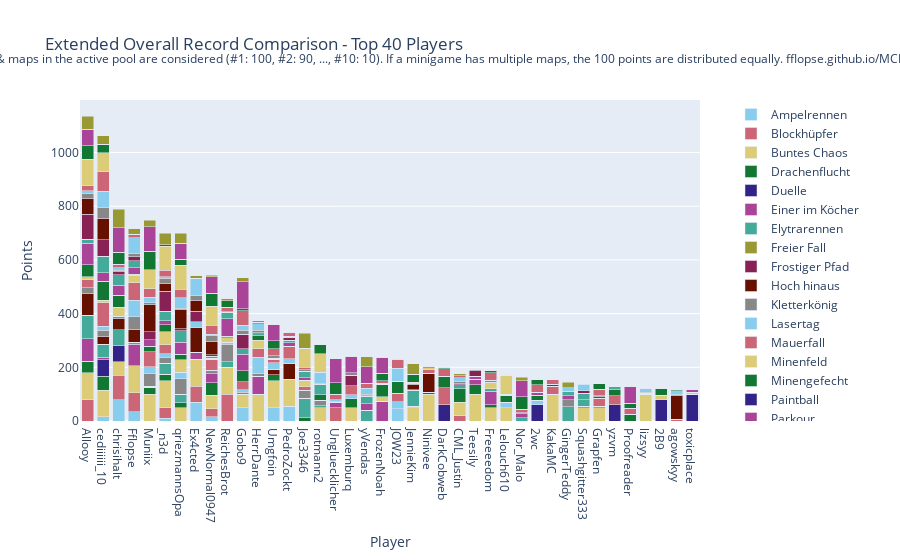

Here is the notebook cell this chart was saved with:
### Code cell
import plotly.graph_objects as go

# Sum all columns to get the total score
outDf['Total'] = outDf.sum(axis=1)

# Sort by total score and fill N/A values with 0
outDf = outDf.sort_values(by='Total', ascending=False).fillna(0)

# Crop to top 10 players
cropDf = outDf.head(40).copy()

# Drop the 'Total' column for plotting
cropDf = cropDf.drop(columns=['Total'])

# Create a color palette
color_palette = px.colors.qualitative.Safe

# Create the stacked bar plot
fig = go.Figure()

cropDf = remove_duplicate_columns(cropDf)

for column in cropDf.columns.difference(['Player']):
    fig.add_trace(go.Bar(
        x=cropDf.index,
        y=cropDf[column],
        name=column,
        marker_color=color_palette[len(fig.data) % len(color_palette)]
    ))

# Update layout
fig.update_layout(
    barmode='stack',
    title='Extended Overall Record Comparison - Top 40 Players',
    xaxis=dict(title='Player'),
    yaxis=dict(title='Points'),
    #height=800,
    #width=1000,
    legend=dict(
        x=1.05,
        y=0.5,
        traceorder='normal',
        font=dict(size=12),
        bgcolor='rgba(255, 255, 255, 0)',
        bordercolor='rgba(0, 0, 0, 0)'
    ),
    margin=dict(r=200),  # Adjust right margin to make room for the legend
    annotations=[
        dict(
            x=0.5,
            y=1.1635,
            xref='paper',
            yref='paper',
            text='Max 100 points per minigame. Records #1 through #10 of games & maps in the active pool are considered (#1: 100, #2: 90, ..., #10: 10). If a minigame has multiple maps, the 100 points are distributed equally. fflopse.github.io/MCP-Records/data-analysis/global-ranking.ipynb',
            showarrow=False,
            font=dict(size=12),
            xanchor='center'
        )
    ]
)

fig.show()

# save the plot as an html file

fig.write_html('out/ext_overall_record_comparison.html')

### Figure 1 — Plotly figure (JSON) as saved in the notebook; plotly's stock layout.template omitted (floating-point values rounded to 4 significant figures)
{"data": [{"marker": {"color": "rgb(136, 204, 238)"}, "name": "Ampelrennen", "type": "bar", "x": ["Allooy", "cediiiiii_10", "chrisihalt", "Fflopse", "Muniix", "_n3d", "qriezmannsOpa", "Ex4cted", "NewNormal0947", "ReichesBrot", "Gobo9", "HerrDante", "Umgfoin", "PedroZockt", "Joe3346", "rotmann2", "Ungluecklicher", "Luxemburq", "yVendas", "FrozenNoah", "JOW23", "JennieKim", "Ninivee", "DarkCobweb", "CML_Justin", "Teesily", "Freeeedom", "Lelouch610", "Nor_Malo", "2wc", "KakaMC", "GingerTeddy", "Squashgitter333", "Grapfen", "yzvm", "Proofreader", "lizsyy", "2B9", "agowskyy", "toxicplace"], "y": [0.0, 15.0, 80.0, 35.0, 0.0, 10.0, 0.0, 70.0, 15.0, 0.0, 50.0, 0.0, 50.0, 55.0, 0.0, 0.0, 0.0, 0.0, 0.0, 0.0, 45.0, 0.0, 0.0, 0.0, 0.0, 0.0, 0.0, 0.0, 0.0, 0.0, 0.0, 0.0, 0.0, 0.0, 0.0, 0.0, 0.0, 0.0, 0.0, 0.0]}, {"marker": {"color": "rgb(204, 102, 119)"}, "name": "Blockhüpfer", "type": "bar", "x": ["Allooy", "cediiiiii_10", "chrisihalt", "Fflopse", "Muniix", "_n3d", "qriezmannsOpa", "Ex4cted", "NewNormal0947", "ReichesBrot", "Gobo9", "HerrDante", "Umgfoin", "PedroZockt", "Joe3346", "rotmann2", "Ungluecklicher", "Luxemburq", "yVendas", "FrozenNoah", "JOW23", "JennieKim", "Ninivee", "DarkCobweb", "CML_Justin", "Teesily", "Freeeedom", "Lelouch610", "Nor_Malo", "2wc", "KakaMC", "GingerTeddy", "Squashgitter333", "Grapfen", "yzvm", "Proofreader", "lizsyy", "2B9", "agowskyy", "toxicplace"], "y": [80.0, 0.0, 90.0, 70.0, 0.0, 40.0, 0.0, 60.0, 30.0, 100.0, 0.0, 0.0, 0.0, 0.0, 0.0, 0.0, 50.0, 0.0, 0.0, 0.0, 0.0, 0.0, 0.0, 0.0, 20.0, 0.0, 0.0, 0.0, 0.0, 0.0, 0.0, 0.0, 0.0, 0.0, 0.0, 0.0, 0.0, 0.0, 0.0, 0.0]}, {"marker": {"color": "rgb(221, 204, 119)"}, "name": "Buntes Chaos", "type": "bar", "x": ["Allooy", "cediiiiii_10", "chrisihalt", "Fflopse", "Muniix", "_n3d", "qriezmannsOpa", "Ex4cted", "NewNormal0947", "ReichesBrot", "Gobo9", "HerrDante", "Umgfoin", "PedroZockt", "Joe3346", "rotmann2", "Ungluecklicher", "Luxemburq", "yVendas", "FrozenNoah", "JOW23", "JennieKim", "Ninivee", "DarkCobweb", "CML_Justin", "Teesily", "Freeeedom", "Lelouch610", "Nor_Malo", "2wc", "KakaMC", "GingerTeddy", "Squashgitter333", "Grapfen", "yzvm", "Proofreader", "lizsyy", "2B9", "agowskyy", "toxicplace"], "y": [100.0, 100.0, 50.0, 100.0, 100.0, 100.0, 50.0, 100.0, 50.0, 100.0, 50.0, 100.0, 100.0, 100.0, 0.0, 50.0, 0.0, 50.0, 0.0, 0.0, 0.0, 50.0, 100.0, 0.0, 50.0, 100.0, 50.0, 50.0, 0.0, 0.0, 100.0, 0.0, 50.0, 50.0, 0.0, 0.0, 100.0, 0.0, 0.0, 0.0]}, {"marker": {"color": "rgb(17, 119, 51)"}, "name": "Drachenflucht", "type": "bar", "x": ["Allooy", "cediiiiii_10", "chrisihalt", "Fflopse", "Muniix", "_n3d", "qriezmannsOpa", "Ex4cted", "NewNormal0947", "ReichesBrot", "Gobo9", "HerrDante", "Umgfoin", "PedroZockt", "Joe3346", "rotmann2", "Ungluecklicher", "Luxemburq", "yVendas", "FrozenNoah", "JOW23", "JennieKim", "Ninivee", "DarkCobweb", "CML_Justin", "Teesily", "Freeeedom", "Lelouch610", "Nor_Malo", "2wc", "KakaMC", "GingerTeddy", "Squashgitter333", "Grapfen", "yzvm", "Proofreader", "lizsyy", "2B9", "agowskyy", "toxicplace"], "y": [42.5, 52.5, 0.0, 0.0, 25.0, 25.0, 17.5, 0.0, 47.5, 0.0, 0.0, 0.0, 22.5, 0.0, 12.5, 0.0, 0.0, 32.5, 0.0, 0.0, 0.0, 0.0, 7.5, 0.0, 50.0, 35.0, 10.0, 0.0, 0.0, 0.0, 0.0, 0.0, 5.0, 5.0, 0.0, 25.0, 0.0, 0.0, 0.0, 0.0]}, {"marker": {"color": "rgb(51, 34, 136)"}, "name": "Duelle", "type": "bar", "x": ["Allooy", "cediiiiii_10", "chrisihalt", "Fflopse", "Muniix", "_n3d", "qriezmannsOpa", "Ex4cted", "NewNormal0947", "ReichesBrot", "Gobo9", "HerrDante", "Umgfoin", "PedroZockt", "Joe3346", "rotmann2", "Ungluecklicher", "Luxemburq", "yVendas", "FrozenNoah", "JOW23", "JennieKim", "Ninivee", "DarkCobweb", "CML_Justin", "Teesily", "Freeeedom", "Lelouch610", "Nor_Malo", "2wc", "KakaMC", "GingerTeddy", "Squashgitter333", "Grapfen", "yzvm", "Proofreader", "lizsyy", "2B9", "agowskyy", "toxicplace"], "y": [0.0, 60.0, 60.0, 0.0, 0.0, 0.0, 0.0, 0.0, 0.0, 0.0, 0.0, 0.0, 0.0, 0.0, 0.0, 0.0, 0.0, 0.0, 0.0, 0.0, 0.0, 0.0, 0.0, 60.0, 0.0, 0.0, 0.0, 0.0, 0.0, 60.0, 0.0, 0.0, 0.0, 0.0, 60.0, 0.0, 0.0, 80.0, 0.0, 100.0]}, {"marker": {"color": "rgb(170, 68, 153)"}, "name": "Einer im Köcher", "type": "bar", "x": ["Allooy", "cediiiiii_10", "chrisihalt", "Fflopse", "Muniix", "_n3d", "qriezmannsOpa", "Ex4cted", "NewNormal0947", "ReichesBrot", "Gobo9", "HerrDante", "Umgfoin", "PedroZockt", "Joe3346", "rotmann2", "Ungluecklicher", "Luxemburq", "yVendas", "FrozenNoah", "JOW23", "JennieKim", "Ninivee", "DarkCobweb", "CML_Justin", "Teesily", "Freeeedom", "Lelouch610", "Nor_Malo", "2wc", "KakaMC", "GingerTeddy", "Squashgitter333", "Grapfen", "yzvm", "Proofreader", "lizsyy", "2B9", "agowskyy", "toxicplace"], "y": [83.33, 10.0, 0.0, 80.0, 0.0, 0.0, 0.0, 26.67, 33.33, 0.0, 0.0, 66.67, 0.0, 0.0, 0.0, 0.0, 20.0, 0.0, 0.0, 73.33, 0.0, 0.0, 0.0, 0.0, 0.0, 20.0, 50.0, 0.0, 0.0, 0.0, 0.0, 0.0, 0.0, 0.0, 0.0, 0.0, 0.0, 0.0, 0.0, 0.0]}, {"marker": {"color": "rgb(68, 170, 153)"}, "name": "Elytrarennen", "type": "bar", "x": ["Allooy", "cediiiiii_10", "chrisihalt", "Fflopse", "Muniix", "_n3d", "qriezmannsOpa", "Ex4cted", "NewNormal0947", "ReichesBrot", "Gobo9", "HerrDante", "Umgfoin", "PedroZockt", "Joe3346", "rotmann2", "Ungluecklicher", "Luxemburq", "yVendas", "FrozenNoah", "JOW23", "JennieKim", "Ninivee", "DarkCobweb", "CML_Justin", "Teesily", "Freeeedom", "Lelouch610", "Nor_Malo", "2wc", "KakaMC", "GingerTeddy", "Squashgitter333", "Grapfen", "yzvm", "Proofreader", "lizsyy", "2B9", "agowskyy", "toxicplace"], "y": [87.5, 47.5, 60.0, 7.5, 5.0, 40.0, 32.5, 0.0, 0.0, 20.0, 0.0, 0.0, 0.0, 0.0, 72.5, 7.5, 0.0, 0.0, 40.0, 0.0, 0.0, 0.0, 0.0, 0.0, 15.0, 0.0, 10.0, 0.0, 12.5, 0.0, 0.0, 52.5, 25.0, 0.0, 0.0, 0.0, 0.0, 0.0, 0.0, 0.0]}, {"marker": {"color": "rgb(153, 153, 51)"}, "name": "Freier Fall", "type": "bar", "x": ["Allooy", "cediiiiii_10", "chrisihalt", "Fflopse", "Muniix", "_n3d", "qriezmannsOpa", "Ex4cted", "NewNormal0947", "ReichesBrot", "Gobo9", "HerrDante", "Umgfoin", "PedroZockt", "Joe3346", "rotmann2", "Ungluecklicher", "Luxemburq", "yVendas", "FrozenNoah", "JOW23", "JennieKim", "Ninivee", "DarkCobweb", "CML_Justin", "Teesily", "Freeeedom", "Lelouch610", "Nor_Malo", "2wc", "KakaMC", "GingerTeddy", "Squashgitter333", "Grapfen", "yzvm", "Proofreader", "lizsyy", "2B9", "agowskyy", "toxicplace"], "y": [0.0, 0.0, 0.0, 0.0, 0.0, 0.0, 0.0, 0.0, 0.0, 0.0, 0.0, 0.0, 0.0, 0.0, 0.0, 0.0, 0.0, 0.0, 0.0, 0.0, 0.0, 0.0, 0.0, 0.0, 0.0, 0.0, 0.0, 0.0, 0.0, 0.0, 0.0, 0.0, 0.0, 0.0, 0.0, 0.0, 0.0, 0.0, 0.0, 0.0]}, {"marker": {"color": "rgb(136, 34, 85)"}, "name": "Frostiger Pfad", "type": "bar", "x": ["Allooy", "cediiiiii_10", "chrisihalt", "Fflopse", "Muniix", "_n3d", "qriezmannsOpa", "Ex4cted", "NewNormal0947", "ReichesBrot", "Gobo9", "HerrDante", "Umgfoin", "PedroZockt", "Joe3346", "rotmann2", "Ungluecklicher", "Luxemburq", "yVendas", "FrozenNoah", "JOW23", "JennieKim", "Ninivee", "DarkCobweb", "CML_Justin", "Teesily", "Freeeedom", "Lelouch610", "Nor_Malo", "2wc", "KakaMC", "GingerTeddy", "Squashgitter333", "Grapfen", "yzvm", "Proofreader", "lizsyy", "2B9", "agowskyy", "toxicplace"], "y": [0.0, 0.0, 0.0, 0.0, 0.0, 0.0, 0.0, 0.0, 0.0, 0.0, 0.0, 0.0, 0.0, 0.0, 0.0, 0.0, 0.0, 0.0, 0.0, 0.0, 0.0, 0.0, 0.0, 0.0, 0.0, 0.0, 0.0, 0.0, 0.0, 0.0, 0.0, 0.0, 0.0, 0.0, 0.0, 0.0, 0.0, 0.0, 0.0, 0.0]}, {"marker": {"color": "rgb(102, 17, 0)"}, "name": "Hoch hinaus", "type": "bar", "x": ["Allooy", "cediiiiii_10", "chrisihalt", "Fflopse", "Muniix", "_n3d", "qriezmannsOpa", "Ex4cted", "NewNormal0947", "ReichesBrot", "Gobo9", "HerrDante", "Umgfoin", "PedroZockt", "Joe3346", "rotmann2", "Ungluecklicher", "Luxemburq", "yVendas", "FrozenNoah", "JOW23", "JennieKim", "Ninivee", "DarkCobweb", "CML_Justin", "Teesily", "Freeeedom", "Lelouch610", "Nor_Malo", "2wc", "KakaMC", "GingerTeddy", "Squashgitter333", "Grapfen", "yzvm", "Proofreader", "lizsyy", "2B9", "agowskyy", "toxicplace"], "y": [80.0, 30.0, 40.0, 50.0, 0.0, 0.0, 0.0, 90.0, 0.0, 0.0, 0.0, 0.0, 20.0, 60.0, 0.0, 0.0, 0.0, 0.0, 0.0, 0.0, 0.0, 0.0, 70.0, 0.0, 0.0, 0.0, 0.0, 0.0, 0.0, 0.0, 0.0, 0.0, 0.0, 0.0, 0.0, 0.0, 0.0, 0.0, 0.0, 0.0]}, {"marker": {"color": "rgb(136, 136, 136)"}, "name": "Kletterkönig", "type": "bar", "x": ["Allooy", "cediiiiii_10", "chrisihalt", "Fflopse", "Muniix", "_n3d", "qriezmannsOpa", "Ex4cted", "NewNormal0947", "ReichesBrot", "Gobo9", "HerrDante", "Umgfoin", "PedroZockt", "Joe3346", "rotmann2", "Ungluecklicher", "Luxemburq", "yVendas", "FrozenNoah", "JOW23", "JennieKim", "Ninivee", "DarkCobweb", "CML_Justin", "Teesily", "Freeeedom", "Lelouch610", "Nor_Malo", "2wc", "KakaMC", "GingerTeddy", "Squashgitter333", "Grapfen", "yzvm", "Proofreader", "lizsyy", "2B9", "agowskyy", "toxicplace"], "y": [23.33, 23.33, 10.0, 46.67, 46.67, 20.0, 56.67, 0.0, 13.33, 66.67, 6.667, 10.0, 0.0, 0.0, 30.0, 20.0, 0.0, 0.0, 0.0, 0.0, 0.0, 0.0, 0.0, 0.0, 0.0, 0.0, 0.0, 0.0, 0.0, 0.0, 0.0, 26.67, 0.0, 0.0, 0.0, 0.0, 0.0, 0.0, 0.0, 0.0]}, {"marker": {"color": "rgb(136, 204, 238)"}, "name": "Lasertag", "type": "bar", "x": ["Allooy", "cediiiiii_10", "chrisihalt", "Fflopse", "Muniix", "_n3d", "qriezmannsOpa", "Ex4cted", "NewNormal0947", "ReichesBrot", "Gobo9", "HerrDante", "Umgfoin", "PedroZockt", "Joe3346", "rotmann2", "Ungluecklicher", "Luxemburq", "yVendas", "FrozenNoah", "JOW23", "JennieKim", "Ninivee", "DarkCobweb", "CML_Justin", "Teesily", "Freeeedom", "Lelouch610", "Nor_Malo", "2wc", "KakaMC", "GingerTeddy", "Squashgitter333", "Grapfen", "yzvm", "Proofreader", "lizsyy", "2B9", "agowskyy", "toxicplace"], "y": [0.0, 15.0, 0.0, 60.0, 25.0, 15.0, 25.0, 22.5, 0.0, 7.5, 10.0, 60.0, 25.0, 17.5, 0.0, 0.0, 0.0, 15.0, 0.0, 0.0, 27.5, 5.0, 0.0, 0.0, 0.0, 0.0, 0.0, 20.0, 0.0, 17.5, 0.0, 0.0, 0.0, 0.0, 0.0, 0.0, 0.0, 0.0, 0.0, 0.0]}, {"marker": {"color": "rgb(204, 102, 119)"}, "name": "Mauerfall", "type": "bar", "x": ["Allooy", "cediiiiii_10", "chrisihalt", "Fflopse", "Muniix", "_n3d", "qriezmannsOpa", "Ex4cted", "NewNormal0947", "ReichesBrot", "Gobo9", "HerrDante", "Umgfoin", "PedroZockt", "Joe3346", "rotmann2", "Ungluecklicher", "Luxemburq", "yVendas", "FrozenNoah", "JOW23", "JennieKim", "Ninivee", "DarkCobweb", "CML_Justin", "Teesily", "Freeeedom", "Lelouch610", "Nor_Malo", "2wc", "KakaMC", "GingerTeddy", "Squashgitter333", "Grapfen", "yzvm", "Proofreader", "lizsyy", "2B9", "agowskyy", "toxicplace"], "y": [30.0, 86.67, 0.0, 66.67, 56.67, 33.33, 0.0, 0.0, 40.0, 0.0, 30.0, 33.33, 13.33, 46.67, 13.33, 0.0, 0.0, 33.33, 0.0, 0.0, 30.0, 0.0, 13.33, 63.33, 0.0, 0.0, 0.0, 0.0, 0.0, 0.0, 30.0, 0.0, 0.0, 30.0, 33.33, 0.0, 0.0, 0.0, 6.667, 0.0]}, {"marker": {"color": "rgb(221, 204, 119)"}, "name": "Minenfeld", "type": "bar", "x": ["Allooy", "cediiiiii_10", "chrisihalt", "Fflopse", "Muniix", "_n3d", "qriezmannsOpa", "Ex4cted", "NewNormal0947", "ReichesBrot", "Gobo9", "HerrDante", "Umgfoin", "PedroZockt", "Joe3346", "rotmann2", "Ungluecklicher", "Luxemburq", "yVendas", "FrozenNoah", "JOW23", "JennieKim", "Ninivee", "DarkCobweb", "CML_Justin", "Teesily", "Freeeedom", "Lelouch610", "Nor_Malo", "2wc", "KakaMC", "GingerTeddy", "Squashgitter333", "Grapfen", "yzvm", "Proofreader", "lizsyy", "2B9", "agowskyy", "toxicplace"], "y": [10.0, 10.0, 33.33, 26.67, 0.0, 50.0, 46.67, 0.0, 0.0, 16.67, 0.0, 30.0, 0.0, 0.0, 23.33, 0.0, 0.0, 0.0, 0.0, 16.67, 0.0, 0.0, 6.667, 0.0, 0.0, 0.0, 23.33, 0.0, 0.0, 0.0, 0.0, 0.0, 0.0, 0.0, 0.0, 0.0, 0.0, 13.33, 0.0, 6.667]}, {"marker": {"color": "rgb(17, 119, 51)"}, "name": "Minengefecht", "type": "bar", "x": ["Allooy", "cediiiiii_10", "chrisihalt", "Fflopse", "Muniix", "_n3d", "qriezmannsOpa", "Ex4cted", "NewNormal0947", "ReichesBrot", "Gobo9", "HerrDante", "Umgfoin", "PedroZockt", "Joe3346", "rotmann2", "Ungluecklicher", "Luxemburq", "yVendas", "FrozenNoah", "JOW23", "JennieKim", "Ninivee", "DarkCobweb", "CML_Justin", "Teesily", "Freeeedom", "Lelouch610", "Nor_Malo", "2wc", "KakaMC", "GingerTeddy", "Squashgitter333", "Grapfen", "yzvm", "Proofreader", "lizsyy", "2B9", "agowskyy", "toxicplace"], "y": [45.0, 70.0, 45.0, 5.0, 20.0, 25.0, 20.0, 0.0, 5.0, 5.0, 40.0, 17.5, 0.0, 0.0, 0.0, 20.0, 0.0, 0.0, 0.0, 47.5, 45.0, 0.0, 0.0, 42.5, 0.0, 0.0, 0.0, 25.0, 0.0, 17.5, 0.0, 0.0, 0.0, 5.0, 22.5, 0.0, 0.0, 0.0, 0.0, 0.0]}, {"marker": {"color": "rgb(51, 34, 136)"}, "name": "Paintball", "type": "bar", "x": ["Allooy", "cediiiiii_10", "chrisihalt", "Fflopse", "Muniix", "_n3d", "qriezmannsOpa", "Ex4cted", "NewNormal0947", "ReichesBrot", "Gobo9", "HerrDante", "Umgfoin", "PedroZockt", "Joe3346", "rotmann2", "Ungluecklicher", "Luxemburq", "yVendas", "FrozenNoah", "JOW23", "JennieKim", "Ninivee", "DarkCobweb", "CML_Justin", "Teesily", "Freeeedom", "Lelouch610", "Nor_Malo", "2wc", "KakaMC", "GingerTeddy", "Squashgitter333", "Grapfen", "yzvm", "Proofreader", "lizsyy", "2B9", "agowskyy", "toxicplace"], "y": [0.0, 0.0, 0.0, 0.0, 0.0, 0.0, 0.0, 0.0, 0.0, 0.0, 0.0, 0.0, 0.0, 0.0, 0.0, 0.0, 0.0, 0.0, 0.0, 0.0, 0.0, 0.0, 0.0, 0.0, 0.0, 0.0, 0.0, 0.0, 0.0, 0.0, 0.0, 0.0, 0.0, 0.0, 0.0, 0.0, 0.0, 0.0, 0.0, 0.0]}, {"marker": {"color": "rgb(170, 68, 153)"}, "name": "Parkour", "type": "bar", "x": ["Allooy", "cediiiiii_10", "chrisihalt", "Fflopse", "Muniix", "_n3d", "qriezmannsOpa", "Ex4cted", "NewNormal0947", "ReichesBrot", "Gobo9", "HerrDante", "Umgfoin", "PedroZockt", "Joe3346", "rotmann2", "Ungluecklicher", "Luxemburq", "yVendas", "FrozenNoah", "JOW23", "JennieKim", "Ninivee", "DarkCobweb", "CML_Justin", "Teesily", "Freeeedom", "Lelouch610", "Nor_Malo", "2wc", "KakaMC", "GingerTeddy", "Squashgitter333", "Grapfen", "yzvm", "Proofreader", "lizsyy", "2B9", "agowskyy", "toxicplace"], "y": [80.0, 32.5, 37.5, 22.5, 25.0, 15.0, 45.0, 0.0, 0.0, 65.0, 62.5, 0.0, 0.0, 12.5, 10.0, 0.0, 0.0, 0.0, 25.0, 0.0, 0.0, 0.0, 0.0, 0.0, 0.0, 12.5, 0.0, 0.0, 15.0, 12.5, 0.0, 15.0, 0.0, 0.0, 0.0, 0.0, 0.0, 0.0, 0.0, 10.0]}, {"marker": {"color": "rgb(68, 170, 153)"}, "name": "Pferderennen", "type": "bar", "x": ["Allooy", "cediiiiii_10", "chrisihalt", "Fflopse", "Muniix", "_n3d", "qriezmannsOpa", "Ex4cted", "NewNormal0947", "ReichesBrot", "Gobo9", "HerrDante", "Umgfoin", "PedroZockt", "Joe3346", "rotmann2", "Ungluecklicher", "Luxemburq", "yVendas", "FrozenNoah", "JOW23", "JennieKim", "Ninivee", "DarkCobweb", "CML_Justin", "Teesily", "Freeeedom", "Lelouch610", "Nor_Malo", "2wc", "KakaMC", "GingerTeddy", "Squashgitter333", "Grapfen", "yzvm", "Proofreader", "lizsyy", "2B9", "agowskyy", "toxicplace"], "y": [15.0, 61.67, 38.33, 26.67, 0.0, 35.0, 43.33, 0.0, 6.667, 21.67, 20.0, 8.333, 3.333, 8.333, 23.33, 38.33, 0.0, 0.0, 26.67, 0.0, 0.0, 60.0, 0.0, 0.0, 0.0, 0.0, 0.0, 3.333, 0.0, 0.0, 0.0, 15.0, 23.33, 0.0, 13.33, 0.0, 3.333, 0.0, 0.0, 0.0]}, {"marker": {"color": "rgb(153, 153, 51)"}, "name": "Reihenfolge", "type": "bar", "x": ["Allooy", "cediiiiii_10", "chrisihalt", "Fflopse", "Muniix", "_n3d", "qriezmannsOpa", "Ex4cted", "NewNormal0947", "ReichesBrot", "Gobo9", "HerrDante", "Umgfoin", "PedroZockt", "Joe3346", "rotmann2", "Ungluecklicher", "Luxemburq", "yVendas", "FrozenNoah", "JOW23", "JennieKim", "Ninivee", "DarkCobweb", "CML_Justin", "Teesily", "Freeeedom", "Lelouch610", "Nor_Malo", "2wc", "KakaMC", "GingerTeddy", "Squashgitter333", "Grapfen", "yzvm", "Proofreader", "lizsyy", "2B9", "agowskyy", "toxicplace"], "y": [0.0, 0.0, 0.0, 0.0, 0.0, 0.0, 0.0, 0.0, 0.0, 0.0, 0.0, 0.0, 0.0, 0.0, 0.0, 0.0, 0.0, 0.0, 0.0, 0.0, 0.0, 0.0, 0.0, 0.0, 0.0, 0.0, 0.0, 0.0, 0.0, 0.0, 0.0, 0.0, 0.0, 0.0, 0.0, 0.0, 0.0, 0.0, 0.0, 0.0]}, {"marker": {"color": "rgb(136, 34, 85)"}, "name": "Replika", "type": "bar", "x": ["Allooy", "cediiiiii_10", "chrisihalt", "Fflopse", "Muniix", "_n3d", "qriezmannsOpa", "Ex4cted", "NewNormal0947", "ReichesBrot", "Gobo9", "HerrDante", "Umgfoin", "PedroZockt", "Joe3346", "rotmann2", "Ungluecklicher", "Luxemburq", "yVendas", "FrozenNoah", "JOW23", "JennieKim", "Ninivee", "DarkCobweb", "CML_Justin", "Teesily", "Freeeedom", "Lelouch610", "Nor_Malo", "2wc", "KakaMC", "GingerTeddy", "Squashgitter333", "Grapfen", "yzvm", "Proofreader", "lizsyy", "2B9", "agowskyy", "toxicplace"], "y": [92.65, 61.71, 11.79, 15.73, 29.32, 74.36, 7.778, 39.74, 6.496, 3.248, 54.44, 3.675, 0.1709, 11.71, 0.0, 0.7692, 0.4274, 40.26, 2.821, 0.0, 0.5128, 1.709, 0.0, 0.0, 4.359, 19.49, 1.111, 0.8547, 0.0, 0.0, 4.615, 0.2564, 8.718, 0.0, 0.0, 0.0, 0.9402, 0.0, 0.0, 0.0]}, {"marker": {"color": "rgb(102, 17, 0)"}, "name": "Runterpurzeln", "type": "bar", "x": ["Allooy", "cediiiiii_10", "chrisihalt", "Fflopse", "Muniix", "_n3d", "qriezmannsOpa", "Ex4cted", "NewNormal0947", "ReichesBrot", "Gobo9", "HerrDante", "Umgfoin", "PedroZockt", "Joe3346", "rotmann2", "Ungluecklicher", "Luxemburq", "yVendas", "FrozenNoah", "JOW23", "JennieKim", "Ninivee", "DarkCobweb", "CML_Justin", "Teesily", "Freeeedom", "Lelouch610", "Nor_Malo", "2wc", "KakaMC", "GingerTeddy", "Squashgitter333", "Grapfen", "yzvm", "Proofreader", "lizsyy", "2B9", "agowskyy", "toxicplace"], "y": [60.0, 80.0, 0.0, 0.0, 100.0, 30.0, 70.0, 40.0, 50.0, 0.0, 0.0, 0.0, 0.0, 0.0, 0.0, 0.0, 0.0, 0.0, 0.0, 0.0, 0.0, 20.0, 0.0, 0.0, 0.0, 0.0, 0.0, 0.0, 0.0, 0.0, 0.0, 0.0, 0.0, 0.0, 0.0, 0.0, 0.0, 0.0, 90.0, 0.0]}, {"marker": {"color": "rgb(136, 136, 136)"}, "name": "Sammelwahn", "type": "bar", "x": ["Allooy", "cediiiiii_10", "chrisihalt", "Fflopse", "Muniix", "_n3d", "qriezmannsOpa", "Ex4cted", "NewNormal0947", "ReichesBrot", "Gobo9", "HerrDante", "Umgfoin", "PedroZockt", "Joe3346", "rotmann2", "Ungluecklicher", "Luxemburq", "yVendas", "FrozenNoah", "JOW23", "JennieKim", "Ninivee", "DarkCobweb", "CML_Justin", "Teesily", "Freeeedom", "Lelouch610", "Nor_Malo", "2wc", "KakaMC", "GingerTeddy", "Squashgitter333", "Grapfen", "yzvm", "Proofreader", "lizsyy", "2B9", "agowskyy", "toxicplace"], "y": [18.14, 39.53, 4.884, 10.23, 8.605, 19.53, 6.279, 17.67, 20.93, 2.093, 15.12, 8.14, 9.535, 4.651, 5.814, 4.419, 1.163, 9.535, 4.419, 2.326, 0.4651, 4.419, 1.395, 1.395, 7.442, 5.581, 7.209, 0.4651, 3.953, 0.0, 2.791, 1.628, 0.4651, 4.884, 0.0, 0.0, 2.791, 2.326, 1.86, 0.0]}, {"marker": {"color": "rgb(136, 204, 238)"}, "name": "Schießstand", "type": "bar", "x": ["Allooy", "cediiiiii_10", "chrisihalt", "Fflopse", "Muniix", "_n3d", "qriezmannsOpa", "Ex4cted", "NewNormal0947", "ReichesBrot", "Gobo9", "HerrDante", "Umgfoin", "PedroZockt", "Joe3346", "rotmann2", "Ungluecklicher", "Luxemburq", "yVendas", "FrozenNoah", "JOW23", "JennieKim", "Ninivee", "DarkCobweb", "CML_Justin", "Teesily", "Freeeedom", "Lelouch610", "Nor_Malo", "2wc", "KakaMC", "GingerTeddy", "Squashgitter333", "Grapfen", "yzvm", "Proofreader", "lizsyy", "2B9", "agowskyy", "toxicplace"], "y": [10.0, 60.0, 10.0, 60.0, 20.0, 5.0, 37.5, 62.5, 5.0, 0.0, 17.5, 25.0, 0.0, 0.0, 0.0, 40.0, 7.5, 0.0, 22.5, 0.0, 47.5, 0.0, 0.0, 0.0, 15.0, 0.0, 0.0, 0.0, 0.0, 0.0, 0.0, 12.5, 25.0, 0.0, 0.0, 0.0, 15.0, 0.0, 15.0, 0.0]}, {"marker": {"color": "rgb(204, 102, 119)"}, "name": "Skywars", "type": "bar", "x": ["Allooy", "cediiiiii_10", "chrisihalt", "Fflopse", "Muniix", "_n3d", "qriezmannsOpa", "Ex4cted", "NewNormal0947", "ReichesBrot", "Gobo9", "HerrDante", "Umgfoin", "PedroZockt", "Joe3346", "rotmann2", "Ungluecklicher", "Luxemburq", "yVendas", "FrozenNoah", "JOW23", "JennieKim", "Ninivee", "DarkCobweb", "CML_Justin", "Teesily", "Freeeedom", "Lelouch610", "Nor_Malo", "2wc", "KakaMC", "GingerTeddy", "Squashgitter333", "Grapfen", "yzvm", "Proofreader", "lizsyy", "2B9", "agowskyy", "toxicplace"], "y": [18.33, 73.33, 13.33, 13.33, 31.67, 23.33, 31.67, 3.333, 33.33, 16.67, 55.0, 0.0, 25.0, 13.33, 10.0, 0.0, 20.0, 0.0, 20.0, 10.0, 33.33, 3.333, 0.0, 26.67, 6.667, 0.0, 28.33, 0.0, 11.67, 28.33, 16.67, 0.0, 3.333, 23.33, 0.0, 21.67, 0.0, 0.0, 0.0, 0.0]}, {"marker": {"color": "rgb(221, 204, 119)"}, "name": "Spleef", "type": "bar", "x": ["Allooy", "cediiiiii_10", "chrisihalt", "Fflopse", "Muniix", "_n3d", "qriezmannsOpa", "Ex4cted", "NewNormal0947", "ReichesBrot", "Gobo9", "HerrDante", "Umgfoin", "PedroZockt", "Joe3346", "rotmann2", "Ungluecklicher", "Luxemburq", "yVendas", "FrozenNoah", "JOW23", "JennieKim", "Ninivee", "DarkCobweb", "CML_Justin", "Teesily", "Freeeedom", "Lelouch610", "Nor_Malo", "2wc", "KakaMC", "GingerTeddy", "Squashgitter333", "Grapfen", "yzvm", "Proofreader", "lizsyy", "2B9", "agowskyy", "toxicplace"], "y": [100.0, 70.0, 0.0, 0.0, 70.0, 90.0, 90.0, 0.0, 70.0, 0.0, 0.0, 0.0, 0.0, 0.0, 70.0, 70.0, 0.0, 0.0, 0.0, 0.0, 0.0, 0.0, 0.0, 0.0, 0.0, 0.0, 0.0, 70.0, 0.0, 0.0, 0.0, 0.0, 0.0, 0.0, 0.0, 0.0, 0.0, 0.0, 0.0, 0.0]}, {"marker": {"color": "rgb(17, 119, 51)"}, "name": "Survivalgames", "type": "bar", "x": ["Allooy", "cediiiiii_10", "chrisihalt", "Fflopse", "Muniix", "_n3d", "qriezmannsOpa", "Ex4cted", "NewNormal0947", "ReichesBrot", "Gobo9", "HerrDante", "Umgfoin", "PedroZockt", "Joe3346", "rotmann2", "Ungluecklicher", "Luxemburq", "yVendas", "FrozenNoah", "JOW23", "JennieKim", "Ninivee", "DarkCobweb", "CML_Justin", "Teesily", "Freeeedom", "Lelouch610", "Nor_Malo", "2wc", "KakaMC", "GingerTeddy", "Squashgitter333", "Grapfen", "yzvm", "Proofreader", "lizsyy", "2B9", "agowskyy", "toxicplace"], "y": [50.0, 32.5, 45.0, 0.0, 70.0, 5.0, 22.5, 0.0, 50.0, 22.5, 7.5, 5.0, 30.0, 0.0, 0.0, 32.5, 42.5, 0.0, 0.0, 27.5, 5.0, 30.0, 5.0, 5.0, 0.0, 0.0, 7.5, 0.0, 47.5, 20.0, 0.0, 0.0, 0.0, 20.0, 0.0, 20.0, 0.0, 25.0, 5.0, 0.0]}, {"marker": {"color": "rgb(51, 34, 136)"}, "name": "Todeswürfel", "type": "bar", "x": ["Allooy", "cediiiiii_10", "chrisihalt", "Fflopse", "Muniix", "_n3d", "qriezmannsOpa", "Ex4cted", "NewNormal0947", "ReichesBrot", "Gobo9", "HerrDante", "Umgfoin", "PedroZockt", "Joe3346", "rotmann2", "Ungluecklicher", "Luxemburq", "yVendas", "FrozenNoah", "JOW23", "JennieKim", "Ninivee", "DarkCobweb", "CML_Justin", "Teesily", "Freeeedom", "Lelouch610", "Nor_Malo", "2wc", "KakaMC", "GingerTeddy", "Squashgitter333", "Grapfen", "yzvm", "Proofreader", "lizsyy", "2B9", "agowskyy", "toxicplace"], "y": [0.0, 0.0, 0.0, 0.0, 0.0, 0.0, 0.0, 0.0, 0.0, 0.0, 0.0, 0.0, 0.0, 0.0, 0.0, 0.0, 0.0, 0.0, 0.0, 0.0, 0.0, 0.0, 0.0, 0.0, 0.0, 0.0, 0.0, 0.0, 0.0, 0.0, 0.0, 0.0, 0.0, 0.0, 0.0, 0.0, 0.0, 0.0, 0.0, 0.0]}, {"marker": {"color": "rgb(170, 68, 153)"}, "name": "Turmroulette", "type": "bar", "x": ["Allooy", "cediiiiii_10", "chrisihalt", "Fflopse", "Muniix", "_n3d", "qriezmannsOpa", "Ex4cted", "NewNormal0947", "ReichesBrot", "Gobo9", "HerrDante", "Umgfoin", "PedroZockt", "Joe3346", "rotmann2", "Ungluecklicher", "Luxemburq", "yVendas", "FrozenNoah", "JOW23", "JennieKim", "Ninivee", "DarkCobweb", "CML_Justin", "Teesily", "Freeeedom", "Lelouch610", "Nor_Malo", "2wc", "KakaMC", "GingerTeddy", "Squashgitter333", "Grapfen", "yzvm", "Proofreader", "lizsyy", "2B9", "agowskyy", "toxicplace"], "y": [60.0, 0.0, 90.0, 0.0, 90.0, 0.0, 60.0, 0.0, 60.0, 0.0, 100.0, 0.0, 60.0, 0.0, 0.0, 0.0, 90.0, 60.0, 60.0, 60.0, 0.0, 0.0, 0.0, 0.0, 0.0, 0.0, 0.0, 0.0, 60.0, 0.0, 0.0, 0.0, 0.0, 0.0, 0.0, 60.0, 0.0, 0.0, 0.0, 0.0]}, {"marker": {"color": "rgb(68, 170, 153)"}, "name": "Waffenfolge", "type": "bar", "x": ["Allooy", "cediiiiii_10", "chrisihalt", "Fflopse", "Muniix", "_n3d", "qriezmannsOpa", "Ex4cted", "NewNormal0947", "ReichesBrot", "Gobo9", "HerrDante", "Umgfoin", "PedroZockt", "Joe3346", "rotmann2", "Ungluecklicher", "Luxemburq", "yVendas", "FrozenNoah", "JOW23", "JennieKim", "Ninivee", "DarkCobweb", "CML_Justin", "Teesily", "Freeeedom", "Lelouch610", "Nor_Malo", "2wc", "KakaMC", "GingerTeddy", "Squashgitter333", "Grapfen", "yzvm", "Proofreader", "lizsyy", "2B9", "agowskyy", "toxicplace"], "y": [0.0, 0.0, 0.0, 0.0, 0.0, 0.0, 0.0, 0.0, 0.0, 0.0, 0.0, 0.0, 0.0, 0.0, 0.0, 0.0, 0.0, 0.0, 0.0, 0.0, 0.0, 0.0, 0.0, 0.0, 0.0, 0.0, 0.0, 0.0, 0.0, 0.0, 0.0, 0.0, 0.0, 0.0, 0.0, 0.0, 0.0, 0.0, 0.0, 0.0]}, {"marker": {"color": "rgb(153, 153, 51)"}, "name": "Wettrennen", "type": "bar", "x": ["Allooy", "cediiiiii_10", "chrisihalt", "Fflopse", "Muniix", "_n3d", "qriezmannsOpa", "Ex4cted", "NewNormal0947", "ReichesBrot", "Gobo9", "HerrDante", "Umgfoin", "PedroZockt", "Joe3346", "rotmann2", "Ungluecklicher", "Luxemburq", "yVendas", "FrozenNoah", "JOW23", "JennieKim", "Ninivee", "DarkCobweb", "CML_Justin", "Teesily", "Freeeedom", "Lelouch610", "Nor_Malo", "2wc", "KakaMC", "GingerTeddy", "Squashgitter333", "Grapfen", "yzvm", "Proofreader", "lizsyy", "2B9", "agowskyy", "toxicplace"], "y": [50.0, 32.0, 70.0, 20.0, 24.0, 44.0, 36.0, 8.0, 6.0, 8.0, 14.0, 6.0, 0.0, 0.0, 56.0, 0.0, 0.0, 0.0, 38.0, 0.0, 0.0, 38.0, 0.0, 0.0, 8.0, 0.0, 0.0, 0.0, 12.0, 0.0, 0.0, 20.0, 0.0, 0.0, 0.0, 0.0, 0.0, 0.0, 0.0, 0.0]}], "layout": {"annotations": [{"font": {"size": 12}, "showarrow": false, "text": "Max 100 points per minigame. Records #1 through #10 of games & maps in the active pool are considered (#1: 100, #2: 90, ..., #10: 10). If a minigame has multiple maps, the 100 points are distributed equally. fflopse.github.io/MCP-Records/data-analysis/global-ranking.ipynb", "x": 0.5, "xanchor": "center", "xref": "paper", "y": 1.163, "yref": "paper"}], "barmode": "stack", "legend": {"bgcolor": "rgba(255, 255, 255, 0)", "bordercolor": "rgba(0, 0, 0, 0)", "font": {"size": 12}, "traceorder": "normal", "x": 1.05, "y": 0.5}, "margin": {"r": 200}, "title": {"text": "Extended Overall Record Comparison - Top 40 Players"}, "xaxis": {"title": {"text": "Player"}}, "yaxis": {"title": {"text": "Points"}}}}
